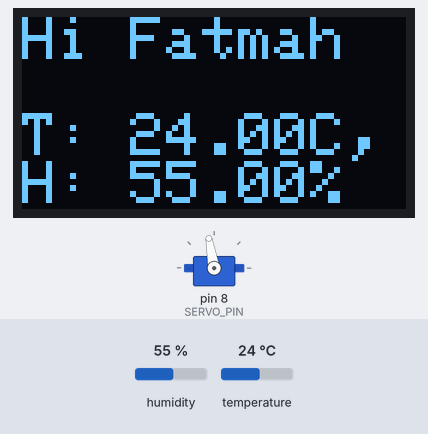
Bench run of a sketch on a simulated Arduino Uno, built with avr-gcc and run on an emulated ATmega328P. Parts: 128×64 one-colour display, servo. The inputs (shaded band) are chosen by the test bench; at power-on: humidity 55 %, temperature 24 °C. The display library's start-up logo is not drawn; what the sketch prints to the serial monitor is not drawn.

Above: at 3.28 s.
3.3 s: humidity set to 41 %
At 5.2 s:
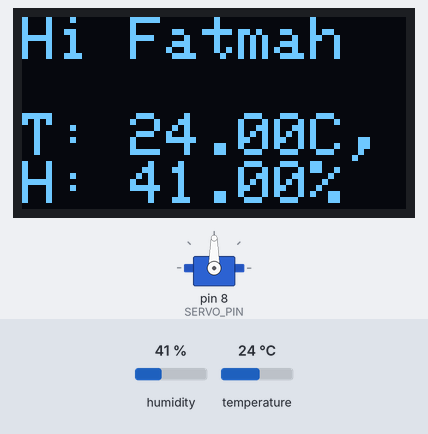
5.8 s: humidity set to 38 %
At 7.2 s:
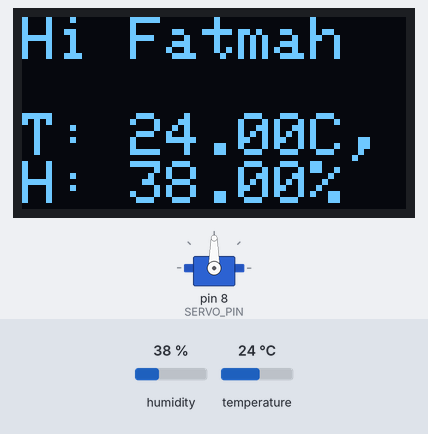
7.7 s: temperature set to 12 °C
At 8.4 s:
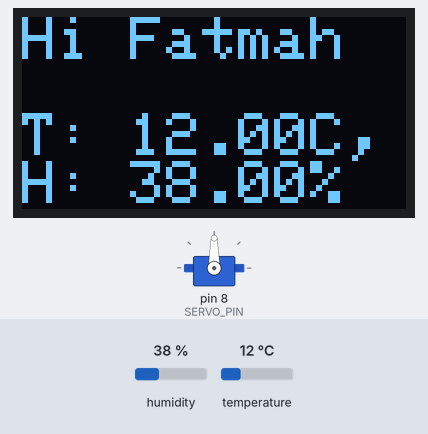
9.5 s: temperature set to 19 °C
At 10.9 s:
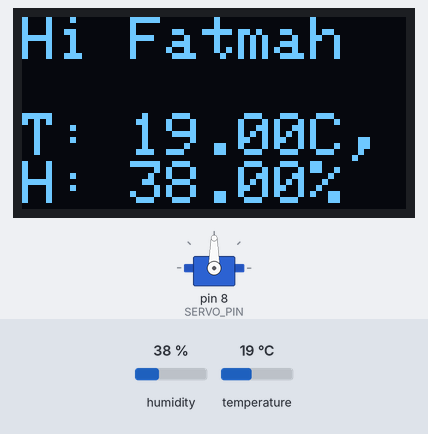
Timing chart, 0 to 12.2 s (numbered marks = the images above; inputs shaded):
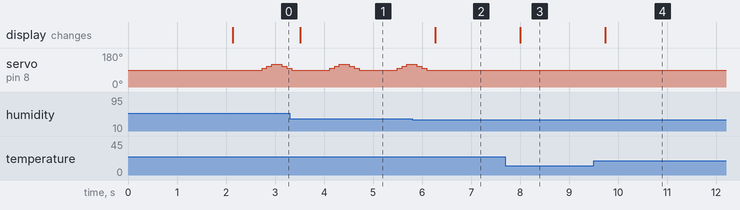

Measured:
- after the input at 3.3 s, the display: changes after 0.21 s (image 1)
- after the input at 5.8 s, servo on pin 8 (SERVO_PIN): goes on until 6.1 s, then stays 90°; the display: changes after 0.47 s (image 2)
- after the input at 7.7 s, the display: changes after 0.30 s (image 3)
- after the input at 9.5 s, the display: changes after 0.23 s (image 4)

The sketch:

p6.ino
```cpp
#include <SPI.h>
#include <Wire.h>
#include <Adafruit_GFX.h>
#include <Adafruit_SSD1306.h>
// to install liblary, look up SSD1306
#define SCREEN_WIDTH 128
#define SCREEN_HEIGHT 64

// The pins for I2C are defined by the Wire-library.
// On an arduino UNO:       A4(SDA), A5(SCL)
#define OLED_RESET 4
#define SCREEN_ADDRESS 0x3C
Adafruit_SSD1306 display(SCREEN_WIDTH, SCREEN_HEIGHT, &Wire, OLED_RESET);


#include <dht.h>
// to install liblary, look up dhtlib
#define DHT11_PIN 7  // Define which pin the DHT11 is connected to. You can change this as needed.
dht DHT;


// define servro
#include <Servo.h>
#define SERVO_PIN 8  // attach pwm
Servo myServo;       //creating a servo object (any custom name could be used)

int g_Nodding = 0;


// put your name here:
String g_Name = "Fatmah";

void setup() {
  Serial.begin(9600);
  displayInit();
  myServo.attach(SERVO_PIN);  // sets the pin as output

} // end of setup

void loop() {
  // Wait a few seconds between measurements.

  int chk = DHT.read11(DHT11_PIN);


  Serial.print(DHT.temperature);
  Serial.print(",");
  Serial.println(DHT.humidity);

  displayHT();

  if (DHT.humidity >= 40) {
    NoddingBird();
  }


}//end of loop


void displayHT() {
  int chk = DHT.read11(DHT11_PIN);
  display.setTextColor(SSD1306_WHITE);
  display.setTextSize(2);
  display.setCursor(0, 0);

  display.print("Hi ");
  display.println(g_Name);

  display.setCursor(0, 32);

  display.print("T: ");
  display.print(DHT.temperature);
  display.print("C,H: ");
  display.print(DHT.humidity);
  display.println("%");
  display.display();
  delay(500);

  display.clearDisplay();
}

void NoddingBird() {
  int start = 90;
  int end = 120;

  g_Nodding = 1;
  for (int pos = start; pos <= end; pos += 10) {
    myServo.write(pos);
    delay(100);
  }

  for (int pos = end; pos >= start; pos -= 10) {
    myServo.write(pos);
    delay(100);
  }
  g_Nodding = 0;
}

void displayInit() {


  if (!display.begin(SSD1306_SWITCHCAPVCC, SCREEN_ADDRESS)) {
    Serial.println(F("SSD1306 allocation failed"));
    for (;;)
      ;  // Don't proceed, loop forever
  }
  display.display();  // the library initializes this with an Adafruit splash screen.
  delay(2000);        // Pause for 2 seconds

  display.clearDisplay();
  display.setTextColor(SSD1306_WHITE);
  display.setTextSize(2);
}
```
